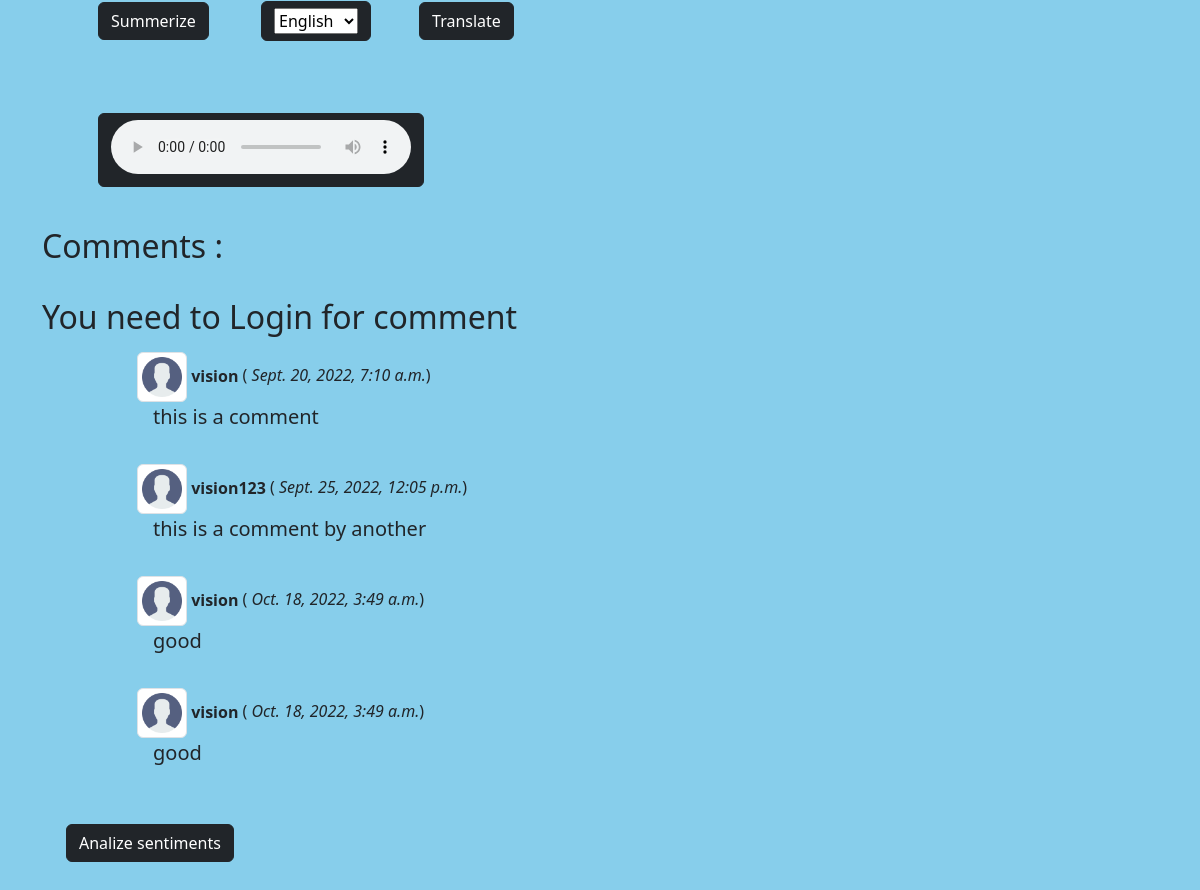
Before: /blog/blockchain (lower part) with the older database file.
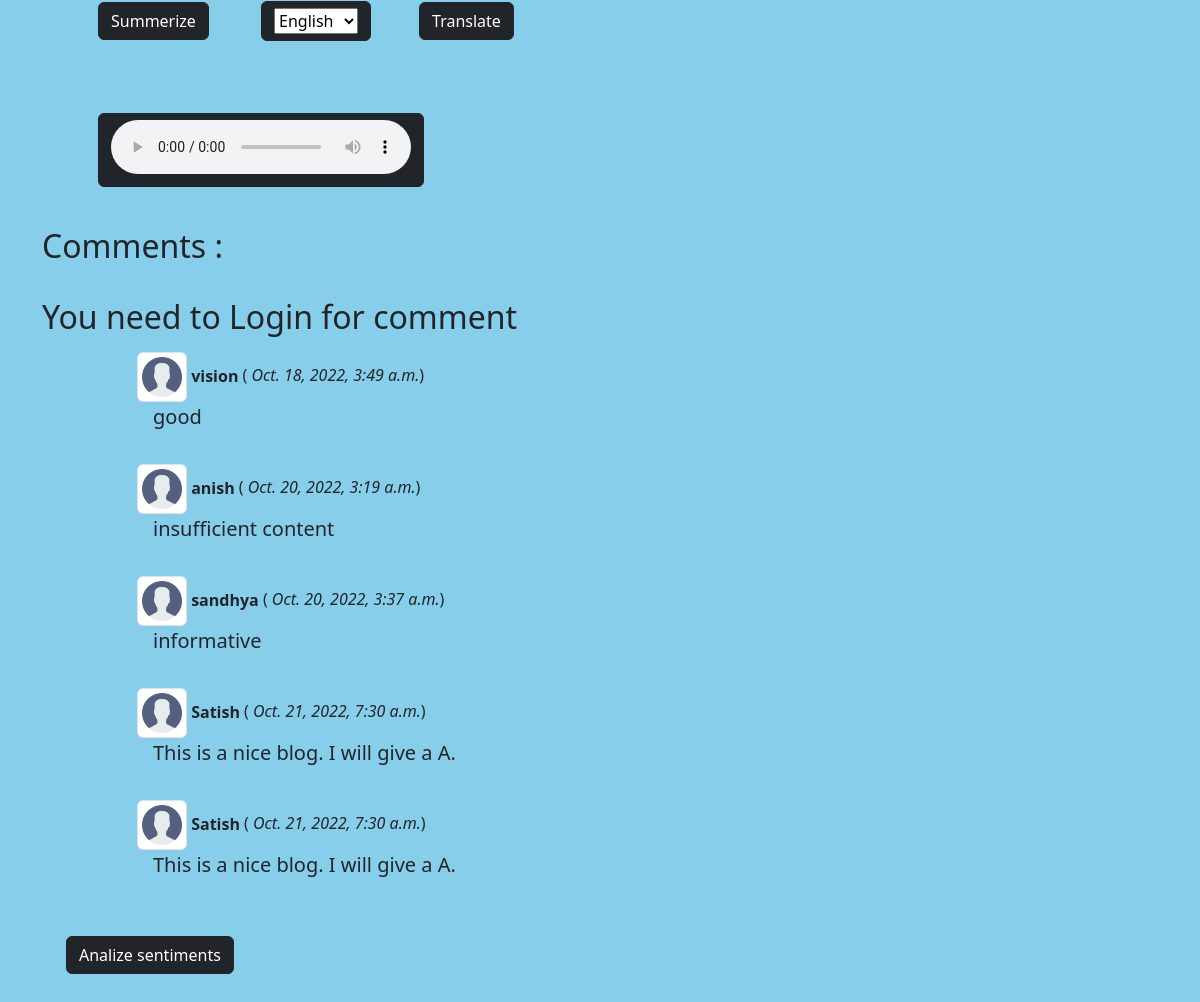
After: the same page with the newer database file.
### blog/models.py (models this page shows, shortened)
class BlogComment(models.Model):
    sno= models.AutoField(primary_key=True)
    comment=models.TextField()
    user=models.ForeignKey(User,on_delete=models.CASCADE)
    post=models.ForeignKey(Postblog,on_delete=models.CASCADE)
    parent=models.ForeignKey('self',on_delete=models.CASCADE,null=True)
    timestamp=models.DateTimeField(default=now)

### blog/views.py (the view)
# urls.py: path('<str:slug>', views.blogPost, name='blogPost'),
def blogPost(request,slug):
    post = Postblog.objects.filter(slug=slug).first()
    comments=BlogComment.objects.filter(post=post)
    context={"post":post,"comments":comments }
    return render(request,"blog/blogPost.html",context)

### templates/blog/blogPost.html (shortened to what this page needs)
{% extends 'base.html' %}
{% block body %}
<div class="container my-3">
  <article class="blog-post">
    <ul>
      <button type="button" id="summer" class="summerize btn btn-dark m-4">Summerize</button>
      <button type="submit" class="btn btn-dark m-4">
        <form method="POST" action="#" id="translate">{% csrf_token %}
          <select id="inputState" name="lang">
            <option selected value="en">English</option>
          </select>
          <button type="submit" class="btn btn-dark m-4">Translate</button>
        </form>
        <button type="button" class="speech btn btn-dark m-4">
          {% load gTTS %}
          <audio src="{% say 'en-us' post.content %}" controls></audio>
        </button>
      </button>
    </ul>
</div>
<section class="container my-2">
  <h2>Comments :</h2>
  <br>
  {% if user.is_authenticated %}
  <form action="/blog/postComment" method="POST">
    <div>
      <label for="inputEmail4" class="form-label">{{comment.user.username}}</label>
      {% csrf_token %}
      <input type="text" name="comments" placeholder="enter Your comment">
      <input type="hidden"  name="postSno" value='{{post.sno}}'>
      <button type="Submit" class="btn btn-primary" value="Submit"> Submit
      </button>
    </div>
  </form>
  {% else %} <h2>You need to Login for comment</h2>
  {% endif %}
  {% for comment in comments %}
  <div>
    <div class="row my-3">
      <div class="col-md-1">
      </div>
      <div class="col-md-11 "><b><img src="/static/img/user.png" class="img-thumbnail" width=50 height=50 alt="user">
          {{comment.user.username }} </b> ( <i>{{comment.timestamp}}</i>)
        <div class='comments blockquote mx-3'>{{ comment.comment }}</div>
      </div>
    </div>
  </div>
  {% endfor %}
  <div class="d-flex justify-content-left ml-20">
    <button type="button" id ="senti" class="btn btn-dark m-4 ">Analize sentiments</button><span style="margin-top: 29px;"><label id="dispsenti" class=""></label></span>
  </div>
</section>
{% endblock body %}

### templates/base.html (shortened to what this page needs)
<!doctype html>
<html lang="en">
<head>
  <link href="https://cdn.jsdelivr.net/npm/bootstrap@5.2.0-beta1/dist/css/bootstrap.min.css" rel="stylesheet"
>
</head>
<body style="background-color:SkyBlue;">
  {% block body %}{% endblock body %}
</body>
</html>

Changed rows visible on the page:
removed BlogComment: user.username "vision", timestamp "Sept. 20, 2022, 7:10 a.m.", comment "this is a comment"
removed BlogComment: user.username "vision123", timestamp "Sept. 25, 2022, 12:05 p.m.", comment "this is a comment by another"
removed BlogComment: user.username "vision", timestamp "Oct. 18, 2022, 3:49 a.m.", comment "good"
added BlogComment: user.username "anish", timestamp "Oct. 20, 2022, 3:19 a.m.", comment "insufficient content"
added BlogComment: user.username "sandhya", timestamp "Oct. 20, 2022, 3:37 a.m.", comment "informative"
added BlogComment: user.username "Satish", timestamp "Oct. 21, 2022, 7:30 a.m.", comment "This is a nice blog. I will give a A."
added BlogComment: user.username "Satish", timestamp "Oct. 21, 2022, 7:30 a.m.", comment "This is a nice blog. I will give a A."
